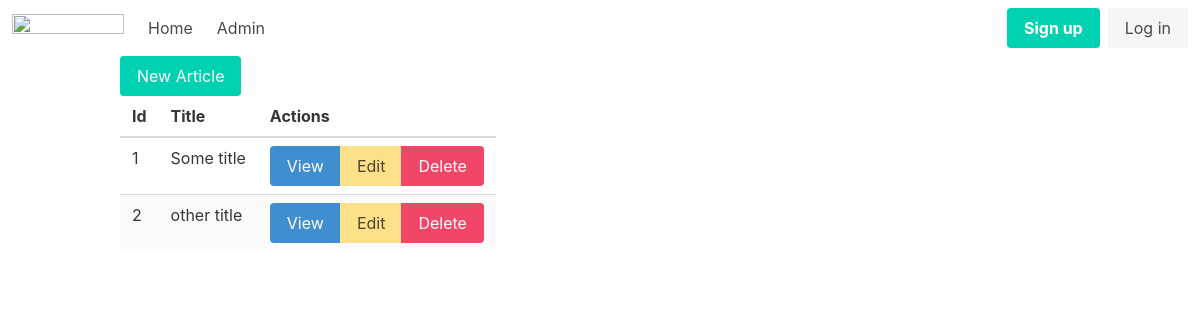
Page /admin/articles on the earlier database version.
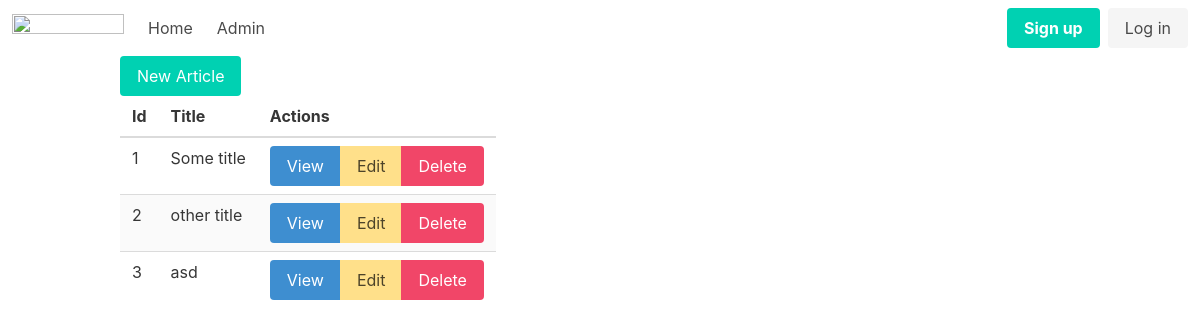
Same page on the later database version.
### tables this page shows
CREATE TABLE "articles"
(
    id    integer
        primary key autoincrement,
    title text,
    body  text
);

### src/Router.php (called while the page is built, shortened)
<?php
class Router {
    public static $routes = [];
    public $path;
    public $method;
    public function __construct($path, $method) {
        $this->path = parse_url($path, PHP_URL_PATH);
        $this->method = $method;
    }
    public function match() {
        foreach(self::$routes as $route){
            if($route['path'] === strtolower($this->path) &&
            $this->method === $route['method']){
                return $route;
            }
        }
        return false;
    }
    public static function addRoute($method, $path, $action){
        self::$routes[] = [
            'method' => $method,
            'path' => $path,
            'action' => $action
        ];
    }
}

### helpers.php (called while the page is built)
<?php
function view($viewName, $vars = []){
    extract($vars);
    include __DIR__ . "/views/$viewName.php";
}

### src/Controllers/ArticlesController.php (called while the page is built, shortened)
<?php
class ArticlesController {
    public function index(){
        $articles = Article::all();
        view('articles/index', compact('articles'));
    }
}

### src/DB.php (called while the page is built, shortened)
<?php
class DB
{
  private $conn;
  public function __construct()
  {
    try {
      $this->conn = new PDO("sqlite:db.sqlite");
      $this->conn->setAttribute(PDO::ATTR_ERRMODE, PDO::ERRMODE_EXCEPTION);
    } catch (PDOException $e) {
      echo "Connection failed: " . $e->getMessage();
    }
  }
  public function all($table, $class)
  {
    $stmt = $this->conn->prepare("SELECT * FROM $table");
    $stmt->execute();
    $stmt->setFetchMode(PDO::FETCH_CLASS, $class);
    return $stmt->fetchAll();
  }
}

### src/Models/Model.php (called while the page is built, shortened)
<?php
class Model {
    public static $table;
    public static function all(){
    	$db = new DB();
        return $db->all(static::$table, static::class);
    }
}

### views/articles/index.php (the view)
<?php include __DIR__ . '/../partials/header.php'; ?>
<div class="container">
    <a href="/admin/articles/new" class="button is-primary">New Article</a>
    <table class="table is-striped">
        <thead>
            <th>Id</th>
            <th>Title</th>
            <th>Actions</th>
        </thead>
        <tbody>
            <?php foreach ($articles as $article) : ?>
                <tr>
                    <td><?= $article->id ?></td>
                    <td><?= $article->title ?></td>
                    <td>
                        <div class="buttons has-addons">
                            <a class="button is-info">View</a>
                            <a class="button is-warning">Edit</a>
                            <a class="button is-danger">Delete</a>
                        </div>
                    </td>
                </tr>
            <?php endforeach; ?>
        </tbody>
    </table>
</div>
<?php include __DIR__ . '/../partials/footer.php'; ?>

### public/index.php (shortened to what this page needs)
<?php
spl_autoload_register(function ($className){
    $className = substr($className, 4);
});
require __DIR__ . '/../helpers.php';
$router = new Router($_SERVER['REQUEST_URI'], $_SERVER['REQUEST_METHOD']);
$match = $router->match();
if($match){
    if(is_callable($match['action'])){
    call_user_func($match['action']);
    } else if(is_array($match['action'])){
        $controller = new $class();
        $method = $match['action'][1];
        $controller->$method();
    }
} else {
    echo 404;
}

### views/partials/header.php (shortened to what this page needs)
<!DOCTYPE html>
<html lang="en">
<head>
<link rel="stylesheet" href="https://cdn.jsdelivr.net/npm/bulma@0.9.4/css/bulma.min.css">
</head>
<body>
    <?php include __DIR__ . '/nav.php'; ?>

### views/partials/nav.php (shortened to what this page needs)
<nav class="navbar" role="navigation" aria-label="main navigation">
        <div class="navbar-brand">
                <a class="navbar-item" href="https://bulma.io">
                        <img src="https://bulma.io/images/bulma-logo.png" width="112" height="28">
                </a>
        </div>
        <div id="navbarBasicExample" class="navbar-menu">
                <div class="navbar-start">
                        <a class="navbar-item">
                                Home
                        </a>
                        <a class="navbar-item" href="/admin/articles">
                                Admin
                        </a>
                </div>
                <div class="navbar-end">
                        <div class="navbar-item">
                                <div class="buttons">
                                        <a class="button is-primary">
                                                <strong>Sign up</strong>
                                        </a>
                                        <a class="button is-light">
                                                Log in
                                        </a>
                                </div>
                        </div>
                </div>
        </div>
</nav>

Differences in the rows shown:
added articles: id "3", title "asd"
